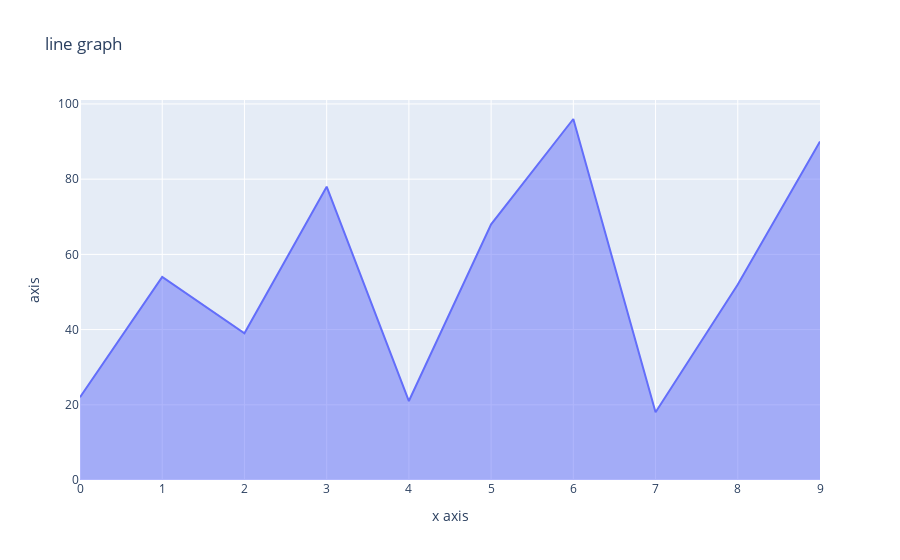

The notebook cell saved with this chart:
### Code cell
x = np.arange(10)
y= np.random.randint(1,100,10)
print(x)
print(y)
px.area(x=x,
         y=y,
        title='line graph',
        labels={'x':'x axis','y': 'axis'},
        )

### Figure 1 — Plotly figure (JSON) as saved in the notebook; plotly's stock layout.template omitted (floating-point values rounded to 4 significant figures)
{"data": [{"fillpattern": {"shape": ""}, "hovertemplate": "x axis=%{x}<br>axis=%{y}<extra></extra>", "legendgroup": "", "line": {"color": "#636efa"}, "marker": {"symbol": "circle"}, "mode": "lines", "name": "", "orientation": "v", "showlegend": false, "stackgroup": "1", "type": "scatter", "x": [0, 1, 2, 3, 4, 5, 6, 7, 8, 9], "xaxis": "x", "y": [22, 54, 39, 78, 21, 68, 96, 18, 52, 90], "yaxis": "y"}], "layout": {"legend": {"tracegroupgap": 0}, "title": {"text": "line graph"}, "xaxis": {"anchor": "y", "domain": [0, 1], "title": {"text": "x axis"}}, "yaxis": {"anchor": "x", "domain": [0, 1], "title": {"text": "axis"}}}}
